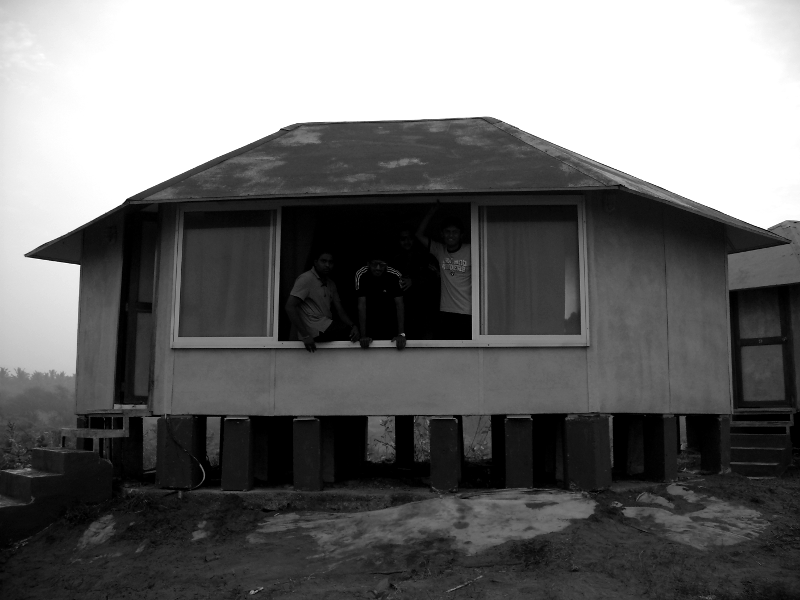
#> input picture Homework 2/images/beach.png, 800 x 600 px
$ jupyter execute --allow-errors ECE_253_HW2.ipynb   (older library calls are emulated)
#> lines starting #> are read from the running program, lines starting #| are printed output that depends on the picture; after the words box and inside, x2 and y2 are one past the last pixel; in counts of white or black regions, pixels touching at a corner belong together
# ECE 253 Homework 2
#### Name: Sheng-Wei Chang
#### PID:  A53317226

Academic Integrity Policy: Integrity of scholarship is essential for an academic community. The University expects that both faculty and students will honor this principle and in so doing protect the validity of University intellectual work. For students, this means that all academic work will be done by the individual to whom it is assigned, without unauthorized aid of any kind. By including this in my report, I agree to abide by the Academic Integrity Policy mentioned above.

[cell 1]
import numpy as np
import pandas as pd
import cv2
import matplotlib.pyplot as plt
import skimage.morphology as skm
import scipy
from lloyd_python import lloyds

## Problem 1. Adaptive Histogram Equalization

[cell 2]
def AHE(img, win_size):
    pad = np.pad(img, (win_size//2), 'symmetric')
    output = np.zeros_like(img)
    for x in range(img.shape[0]):
        for y in range(img.shape[1]):
            rank = np.zeros((win_size, win_size), dtype='int')
            window = pad[x:x+win_size, y:y+win_size]
            rank = np.where(img[x,y] > window, 1, 0)
            output[x, y] = np.sum(rank)*255//(win_size**2)
    return output

# [13 lines of commented-out code are left out]

[cell 3]
# Read image
img = cv2.imread('images/beach.png')
#> img is the input picture: shape (600, 800, 3); min 0, max 255, mean 110.1

# Convert the image into grayscale before doing histogram equalization
beach = cv2.cvtColor(img, cv2.COLOR_BGR2GRAY)

# Histogram equalization
beach_AHE_33 = AHE(beach, 33)
beach_AHE_65 = AHE(beach, 65)
#> call 2 of AHE, with win_size = 65
#> after the loop in AHE (call 2), `for x in range(img.shape[0]):`:
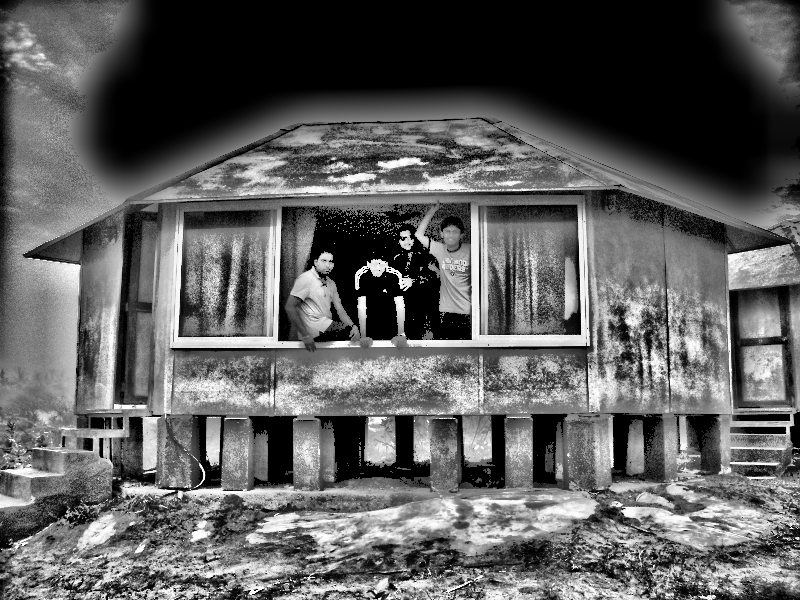
#> output: shape (600, 800); min 0, max 254, mean 94.2
beach_AHE_129 = AHE(beach, 129)
#> call 3 of AHE, with win_size = 129
#> after the loop in AHE (call 3), `for x in range(img.shape[0]):`:
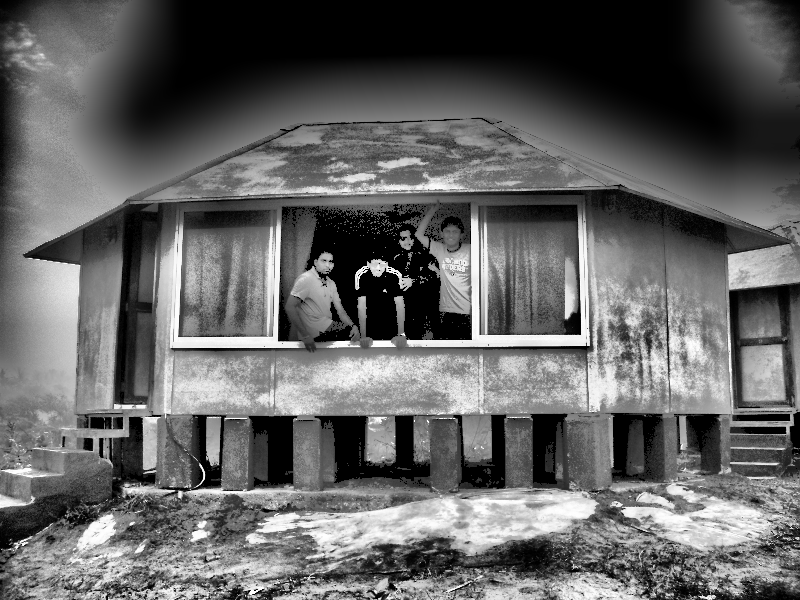
#> output: shape (600, 800); min 0, max 254, mean 98.5
beach_HE = cv2.equalizeHist(beach)

[cell 4]
# Plot
plt.figure(figsize=(18,24))

plt.subplot(3,2,1)
plt.title('Original image')
plt.axis('off')
plt.imshow(beach, cmap='gray')

plt.subplot(3,2,2)
plt.title('AHE, window size = 33')
plt.axis('off')
plt.imshow(beach_AHE_33, cmap='gray')

plt.subplot(3,2,3)
plt.title('AHE, window size = 65')
plt.axis('off')
plt.imshow(beach_AHE_65, cmap='gray')

plt.subplot(3,2,4)
plt.title('AHE, window size = 129')
plt.axis('off')
plt.imshow(beach_AHE_129, cmap='gray')

plt.subplot(3,2,5)
plt.title('Simple HE')
plt.axis('off')
plt.imshow(beach_HE, cmap='gray')

plt.show()

#### How does the original image qualitatively compare to the images after AHE and HE respectively?

The images after AHE have more details. With smaller window sizes, the details are more visible. Also, because the colors of the sky in the original image are uniform, there is no distribution of pixels to make the result better. Thus, all three AHE results, the skies become dark. As for the image after HE, it's brighter than the original image, and some areas which are too dark in the original image also get more visible. The only problem is that the colors of the sky become non-progressive.

#### Which strategy (AHE or HE) works best for beach.png and why? Is this true for any image in general?

For beach.png, I think HE works better. For beach.png, I think HE works better. Even though the images after AHE show more detail, the colors of the sky after AHE are too odd. However, in general, if the image doesn't include too many uniform regions, then I think the result after AHE will be better than that after HE. They will show more details.

## Problem 2. Binary Morphology

[cell 5]
# Read image
img = cv2.imread('images/circles_lines.jpg')
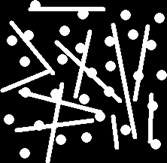
#> input picture Homework 2/images/circles_lines.jpg, 167 x 163 px
#> img is the input picture: shape (163, 167, 3); min 0, max 255, mean 57

# Convert the image into grayscale before doing histogram equalization
cl = cv2.cvtColor(img, cv2.COLOR_BGR2GRAY)

# Implement opening and convert image into binary
cl_op = skm.opening(cl, selem=skm.selem.disk(4))
_, cl_op = cv2.threshold(cl_op, 128, 255, cv2.THRESH_BINARY)
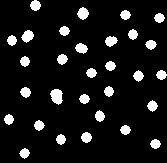
#> cl_op: shape (163, 167); 9.4% white; 30 white regions, largest, box (x1, y1, x2, y2) and area: (50, 89, 63, 105) 148, (21, 30, 34, 43) 109, (77, 7, 89, 20) 106
print('The structuring element type and size that was used to perform the opening operation:')
print('Type: disk')
print('Size: 4')

# Connected component labeling
cl_labeled, num_features = scipy.ndimage.measurements.label(cl_op)
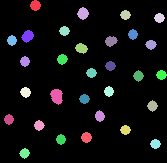
#> cl_labeled: shape (163, 167) int32; 31 distinct labels, from 0 to 30; one colour per label, 0 black
#> num_features = 30

[cell 6]
# Plot
plt.figure(figsize=(18,6))
plt.subplot(1,3,1)
plt.title('Original image')
plt.axis('off')
plt.imshow(cl, cmap='gray')

plt.subplot(1,3,2)
plt.title('After opening')
plt.axis('off')
plt.imshow(cl_op, cmap='gray')

plt.subplot(1,3,3)
plt.title('After connected component labeling')
plt.axis('off')
plt.imshow(np.where(cl_labeled>0, cl_labeled*5+100, cl_labeled), cmap='gnuplot2')
plt.colorbar()
plt.show()
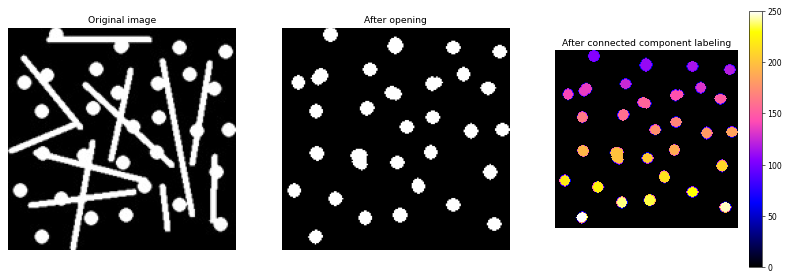
#> figure drawn by matplotlib, 4 panels

[cell 7]
# Properities of connected components
x = np.zeros((num_features))
#> x = 30 values from 0 to 0
y = np.zeros((num_features))
#> y = 30 values from 0 to 0
a = np.zeros((num_features))
#> a = 30 values from 0 to 0

for i in range(num_features):
    label = np.where(cl_labeled == i+1)
    x[i] = np.mean(label[1])
    y[i] = np.mean(label[0])
    a[i] = len(label[0])
#> this loop made 30 passes
#> label on passes 1 to 12: 89 positions, rows 0 to 10, columns 30 to 40, 106 positions, rows 7 to 19, columns 77 to 88, 78 positions, rows 10 to 19, columns 120 to 130, 78 positions, rows 13 to 22, columns 154 to 164, 78 positions, rows 26 to 35, columns 59 to 69, 78 positions, rows 29 to 39, columns 128 to 137, 109 positions, rows 30 to 42, columns 21 to 33, 78 positions, rows 35 to 45, columns 7 to 16, 97 positions, rows 36 to 46, columns 105 to 117, 80 positions, rows 40 to 49, columns 145 to 156, 97 positions, rows 43 to 53, columns 75 to 87, 85 positions, rows 54 to 64, columns 57 to 67
#> after the loop, a = 30 values, max 148 at index 19, min 77 at index 29, mean 85.5; x = 30 values, max 161 at index 16, min 8.5 at index 23, mean 86.28; y = 30 values, max 152.8 at index 29, min 5 at index 0, mean 75.84

df1 = pd.DataFrame({'Centroid X': x, 'Centroid Y': y, 'Area': a},  index = range(1,num_features+1))
#> df1 = table of 30 rows and 3 columns
df1
#> Out = table of 30 rows and 3 columns

[cell 8]
# Read image
img = cv2.imread('images/lines.jpg')
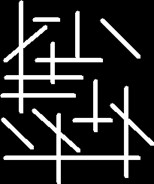
#> input picture Homework 2/images/lines.jpg, 154 x 184 px
#> img is the input picture: shape (184, 154, 3); min 0, max 255, mean 43.3

# Convert the image into grayscale before doing histogram equalization
lines = cv2.cvtColor(img, cv2.COLOR_BGR2GRAY)

# Implement opening and convert image into binary
lines_op = skm.opening(lines, selem=skm.selem.rectangle(10,2))
_, lines_op = cv2.threshold(lines_op, 128, 255, cv2.THRESH_BINARY)
#> lines_op: shape (184, 154); 6.6% white; 6 white regions, box (x1, y1, x2, y2) and area: (19, 1, 23, 113) 446, (124, 86, 128, 178) 365, (56, 113, 61, 184) 349, (93, 79, 98, 132) 260, (75, 11, 80, 62) 247, (50, 42, 55, 84) 206
print('The structuring element type and size that was used to perform the opening operation:')
print('Type: rectangle')
print('Size: 10 x 2')

# Connected component labeling
lines_labeled, num_features = scipy.ndimage.measurements.label(lines_op)
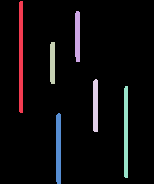
#> lines_labeled: shape (184, 154) int32; 7 distinct labels, from 0 to 6; one colour per label, 0 black
#> num_features = 6

[cell 9]
# Plot
plt.figure(figsize=(18,6))
plt.subplot(1,3,1)
plt.title('Original image')
plt.axis('off')
plt.imshow(lines, cmap='gray')

plt.subplot(1,3,2)
plt.title('After opening')
plt.axis('off')
plt.imshow(lines_op, cmap='gray')

plt.subplot(1,3,3)
plt.title('After connected component labeling')
plt.axis('off')
plt.imshow(np.where(lines_labeled>0, lines_labeled*30+50, lines_labeled), cmap='gnuplot2')
plt.colorbar()
plt.show()
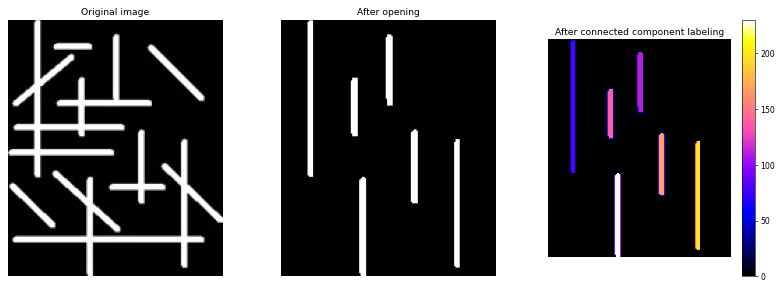
#> figure drawn by matplotlib, 4 panels

[cell 10]
# Properities of connected components
x = np.zeros((num_features))
#> x = [0, 0, 0, 0, 0, 0]
y = np.zeros((num_features))
a = np.zeros((num_features))

for i in range(num_features):
    label = np.where(lines_labeled == i+1)
    x[i] = np.mean(label[1])
    y[i] = np.mean(label[0])
    a[i] = label[0].max()-label[0].min()
#> this loop made 6 passes
#> label on passes 1 to 6: 446 positions, rows 1 to 112, columns 19 to 22, 247 positions, rows 11 to 61, columns 75 to 79, 206 positions, rows 42 to 83, columns 50 to 54, 260 positions, rows 79 to 131, columns 93 to 97, 365 positions, rows 86 to 177, columns 124 to 127, 349 positions, rows 113 to 183, columns 56 to 60
#> after the loop, a = [111, 50, 41, 52, 91, 70]; x = [20.51, 77.05, 52.04, 95.02, 125.5, 58.02]; y = [56.5, 35.83, 62.5, 105.3, 131.6, 148.2]

df2 = pd.DataFrame({'Centroid X': x, 'Centroid Y': y, 'Length': a},  index = range(1,num_features+1))
#> df2 = table of 6 rows and 3 columns
df2
#> Out = table of 6 rows and 3 columns

## Problem 3. Lloyd-Max Quantizer

[cell 11]
def uniform_quantizer(img, s):
    assert isinstance(s, int), "invalid s"
    assert s >= 1 and s <= 7, "invalid s"

    q = int(256 / (2**s))
    return (np.floor(img/q) * q + q/2).astype('int')

def lloyd_max_quantizer(img, s):
    assert isinstance(s, int), "invalid s"
    assert s >= 1 and s <= 7, "invalid s"

    training_set = np.reshape(img, (img.shape[0]*img.shape[1], 1))
    ini_codebook = np.array([2**s])
    partition, codebook = lloyds(training_set, ini_codebook, tol=1e-7, plot_flag=False)

    return codebook[np.searchsorted(partition, img)].astype('int')

def MSE(img, img_q):
    return np.mean((img - img_q)**2)

[cell 12]
# Read image
lena = cv2.imread('images/lena512.tif')
diver = cv2.imread('images/diver.tif')
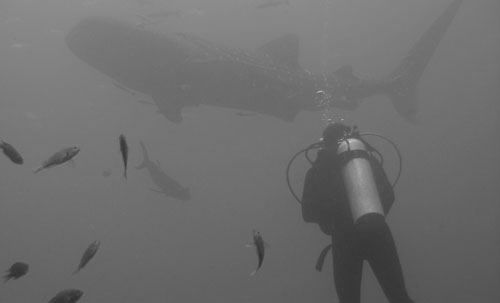
#> input picture Homework 2/images/diver.tif, 500 x 303 px
#> diver is the input picture: shape (303, 500, 3); min 42, max 195, mean 109.3

# Convert the image into grayscale before doing histogram equalization
#> (the rest of this cell did not finish here and is left out)
